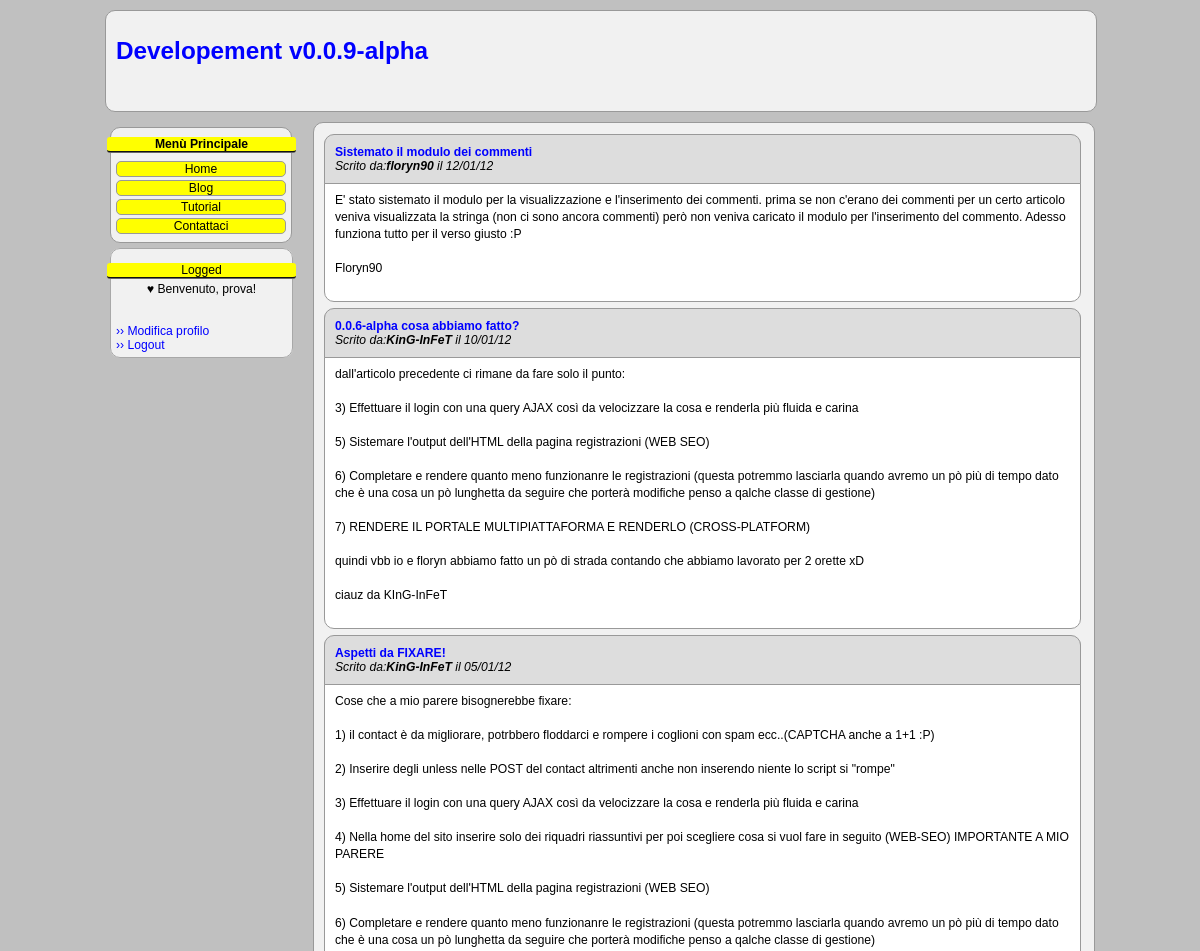
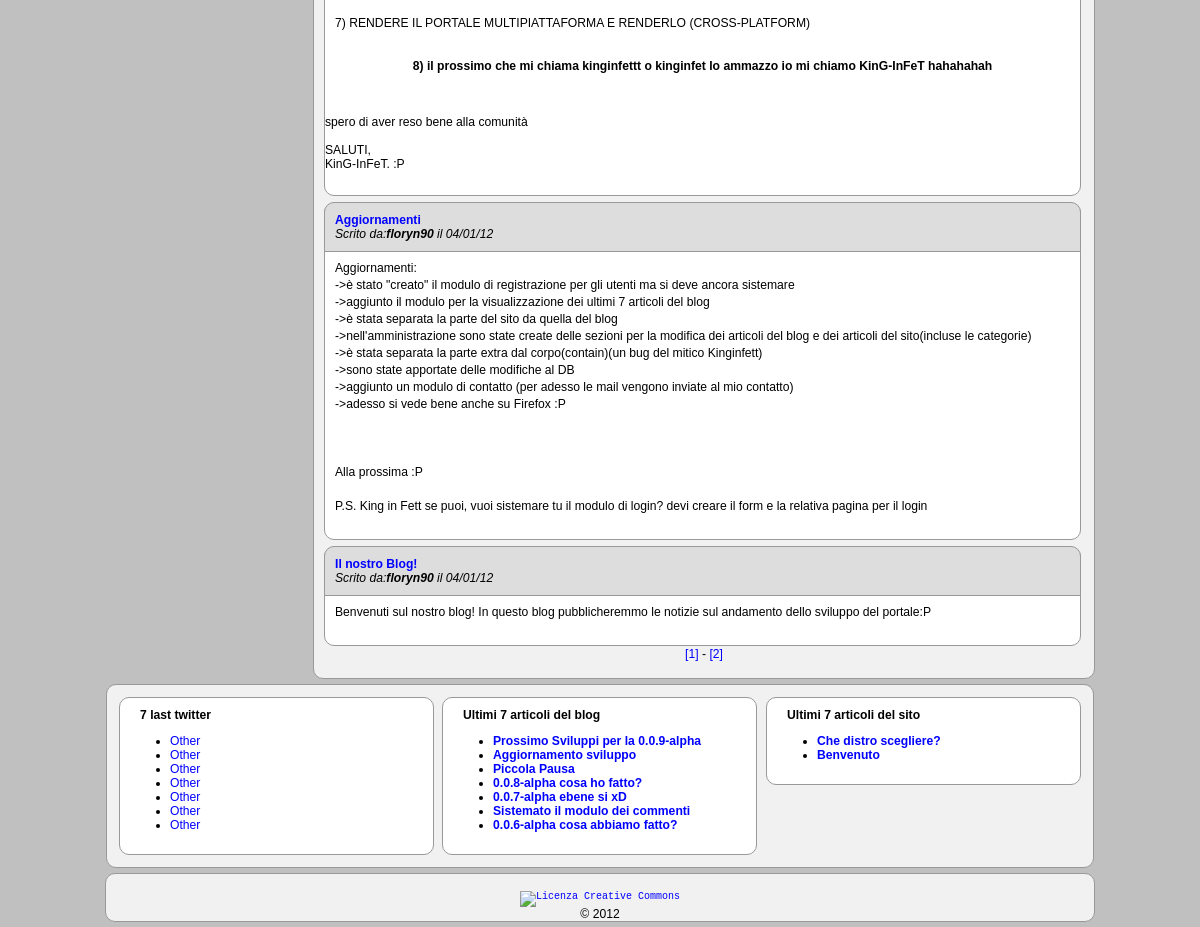
The app's page /index.php?page=blog&pages=2 (signed in) with its own data (2 pictures, top to bottom).
### tables this page shows
CREATE TABLE IF NOT EXISTS `admin_blog` (
  `id` int(11) NOT NULL AUTO_INCREMENT,
  `author` text NOT NULL,
  `title` text NOT NULL,
  `post` text NOT NULL,
  `post_date` text NOT NULL,
  `num_read` int(11) NOT NULL,
  `cat_id` int(11) NOT NULL,
  KEY `id` (`id`)
);

CREATE TABLE IF NOT EXISTS `admin_tutorial` (
  `id` int(11) NOT NULL AUTO_INCREMENT,
  `author` text NOT NULL,
  `title` text NOT NULL,
  `post` text NOT NULL,
  `post_date` text NOT NULL,
  `num_read` int(11) NOT NULL,
  `cat_id` int(11) NOT NULL,
  KEY `id` (`id`)
);

### index.php (called while the page is built, shortened)
<?php
$Template = new Template();
$Template->_TPrint();
?>

### classes/config.php (called while the page is built, shortened)
<?php
$_CONFIG =
array(
    'DB_HOST' => 'localhost',
    'DB_USER' => 'dev123',
    'DB_PASS' => '',
    'DB_NAME' => 'my_dev123'
);
?>

### classes/mysql.class.php (called while the page is built, shortened)
<?php
class MySQL extends Security {
	private $conn   = NULL;
	public function __construct ($db_host, $db_user, $db_pass, $db_name) {
		if (!$this -> conn = @mysql_connect ($db_host, $db_user, $db_pass)) {
			die ("<div class=\"error\">".mysql_error()."</div>");
		}
	}
	public function sendQuery ($query) {
		if (!$this -> result = @mysql_query ($query, $this -> conn)) {
			die ("<div class=\"error\">SQL Error: ".mysql_error()."</div>");
		}else {
			return $this -> result;
		}
	}
}

### classes/Pager.class.php (called while the page is built)
<?php
class Pager  {
    public function getPagerData ($numHits, $limit, $page) {
        $numHits  = (int) $numHits;
        $limit    = max((int) $limit, 1);
        $page     = (int) $page;
        $numPages = ceil($numHits / $limit);
        $page = max($page, 1);
        $page = min($page, $numPages);
        $offset = ($page - 1) * $limit;
        $ret = new stdClass;
        $ret->offset   = $offset;
        $ret->limit    = $limit;
        $ret->numPages = $numPages;
        $ret->page     = $page;
        return $ret;
    }
}
?>

### pages/blog/index.php (the view, shortened to what this page needs)
<?php
include(CLASSES_DIR ."config.php");
include(CLASSES_DIR ."Pager.class.php");
$this->sql  = new MySQL ($_CONFIG['DB_HOST'], $_CONFIG['DB_USER'], $_CONFIG['DB_PASS'], $_CONFIG['DB_NAME']);
if (isset($_GET['pages']) && is_numeric($_GET['pages']) && ((int) $_GET['pages']) > 0 )
    $page = (int) $_GET['pages'];
else
    $page = 1;
$result = $this->sql->sendQuery("SELECT COUNT(*) FROM ".__PREFIX__."blog");
$total  = mysql_result($result, 0, 0);
$pager_l = new Pager();
$pager   = $pager_l->getPagerData($total, _LIMIT_, $page);
$offset  = $pager->offset;
$limit   = $pager->limit;
$this->post = $this->sql->sendQuery("SELECT * FROM ".__PREFIX__."blog ORDER BY id DESC LIMIT ".$offset.", ".$limit);
while($this->article = mysql_fetch_array($this->post)) {
   	print    "\n\t<div id=\"article_top\">"
   	    	. "\n<b> <a href=\"?page=view_article_blog&id=".$this->article['id']."\">".$this->article['title']."</a></b>"
   			. "\n<br /><i>Scrito da:<b>".$this->article['author']."</b> il ".$this->article['post_date']."</i></sfondo>"
   			. "\n\t</div>"
   			. "\n\t<div id=\"article\">"
   			. "<br /><br /><br />"
			. "\n<br /><p>".BBCode($this->article['post'])."</p> <br />"
    		. "\n\t</div>";
}
if($pager->numPages > 0) {
    print "\n<p align=\"center\">";
        for ($i = 1; $i <= $pager->numPages; $i++) {
            if ($i < $pager->numPages)
                print " <a href=\"index.php?page=blog&pages=".$i."\">[".$i."]</a> -";
            else
                print " <a href=\"index.php?page=blog&pages=".$i."\">[".$i."]</a>";
        }
    print "\n</p>";
}
?>

### classes/Template.class.php (shortened to what this page needs)
<?php
class Template extends Login {
	public function __construct () {
    	include(CLASSES_DIR . "config.php");
        include_once(CLASSES_DIR . "mysql.class.php");
		include_once(CLASSES_DIR . "login.class.php");
		$this->sql = new MySQL ($_CONFIG['DB_HOST'], $_CONFIG['DB_USER'], $_CONFIG['DB_PASS'], $_CONFIG['DB_NAME']);
	}
    public function _TPrint() {
        $this->_header();
        $this->_title();
        $this->_content();
        $this->_leftbar();
        $this->_extra();
        $this->_footer();
 }
    public function _header() {
        print "<!DOCTYPE HTML>"
            . "\n<html xmlns=\"http://www.w3.org/1999/xhtml\">"
            . "\n<head>"
            . "\n<title>"._TITLE_SITE_."</title>"
            . "\n<meta http-equiv=\"content-type\" content=\"text/html; charset=UTF-8\" />"
            . "\n<meta name=\"KEYWORDS\" content=\""._KEYWORDS_."\" />"
            . "\n<meta name=\"DESCRIPTION\" content=\""._DESCRIPTION_."\" />"
            . "\n<meta name=\"ROBOTS\" content=\"INDEX, FOLLOW\" />"
            . "\n<meta name=\"REVISIT-AFTER\" content=\"1 DAYS\" />"
            . "\n<meta name=\"RATING\" content=\"GENERAL\" />"
            . "\n<meta name=\"RESOURCE-TYPE\" content=\"DOCUMENT\" />"
            . "\n<meta name=\"DISTRIBUTION\" content=\"GLOBAL\" />"
            . "\n<meta name=\"GENERATOR\" content=\""._GENERATOR_."\" />"
            . "\n<meta name=\"AUTHOR\" content=\""._AUTHOR_."\" />"
            . "\n<meta name=\"COPYRIGHT\" content=\""._COPYRIGHT_."\" />"
            . "\n"
            . "\n"
            . "\n<script type=\"text/javascript\" src=\"js/jquery-1.7.1.js\"></script>"
            . "\n<script type=\"text/javascript\" src=\"js/jquery-ui-1.8.16.js\"></script>"
            . "\n"
            . "\n"
            . "\n<link rel=\"stylesheet\" type=\"text/css\" href=\"css/styles.css\">"
            . "\n"
            . "\n<link rel=\"icon\" href=\"img/favicon.ico\" type=\"image/png\" />"
            . "\n</head>"
            . "\n<body  >"
            . "\n<div id=\"container\">";
    }
    public function _title() {
        print "\n<div id=\"header\">"
            . "\n\t<h1><a href=\"index.php\">"._TITLE_SITE_."</a></h1>"
            . "\n</div>";
    }
    public function _content() {
        print "\n<div id=\"wrapper\">"
            . "\n\t<div id=\"content\">";
        $PLoad = new PageLoader();
        $PLoad->Loader(@$_GET['page']);
	       print "\n\t</div>"
            . "\n</div>";
    }
    public function _leftbar() {
    	print "\n<div id=\"leftbar\">"
    		. "<div id=\"hmenu\">"
            . "\n<center><strong>Men&ugrave; Principale</strong></center>"
            . "</div>";
        print "\n<div id=\"navigation\">"
			. "<br /><br />"
            . "\n<a href=\"index.php\"><li><center>Home</center></li></a>"
            . "\n<a href=\"?page=blog\"><li><center>Blog</center></li></a>"
            . "\n<a href=\"?page=tutorial\"><li><center>Tutorial</center></li></a>"
            . "\n<a href=\"?page=contact\"><li><center>Contattaci</center></li></a>"
            . "\n</div>";
        @$user = empty($_COOKIE['admin_user']) ? $_COOKIE['normal_user'] : $_COOKIE['admin_user'];
        if(@$_COOKIE['admin_user'] || @$_COOKIE['normal_user']){
            print "\n <div id=\"hmenu\"><center>Logged</center></div>"
            	. "\n<fieldset style=\"margin:5px;padding:5px;background-color:#f1f1f1; border:1px solid #A8A8A8;\">"
	    		. "\n   <br /><br /><center>&hearts; Benvenuto, ".htmlspecialchars($user)."!</center><br />";
				print "\n<br /><a href=\"./index.php?page=gestione_user&token=".$_SESSION['token']."\">&rsaquo;&rsaquo; Modifica profilo</a>"
	    		. "\n<br /><a href=\"./index.php?page=logout&token=".$_SESSION['token']."\">&rsaquo;&rsaquo; Logout</a>"
	    		. "\n </fieldset>";
		}
	    else
            $this->form_login(@$_REQUEST['user'], @$_REQUEST['pass']);
    	print "\n</div>"
    		. "\n</div>";
}
    public function _extra() {
        print "\n<div id=\"extra\">"
            . "\n   <div id=\"twitter\">"
            . "\n   <p><strong>7 last twitter</strong></p>"
            . "\n       <ul>"
            . "\n           <li><a href=\"#\">Other</a></li>"
            . "\n             <li><a href=\"#\">Other</a></li>"
            . "\n             <li><a href=\"#\">Other</a></li>"
            . "\n             <li><a href=\"#\">Other</a></li>"
            . "\n             <li><a href=\"#\">Other</a></li>"
            . "\n             <li><a href=\"#\">Other</a></li>"
            . "\n             <li><a href=\"#\">Other</a></li>"
            . "\n   </ul>"
            . "\n   </div>"
	        . "\n   "
            . "\n   <div id=\"last_topic_forum\">"
            . "\n   <p><strong>Ultimi 7 articoli del blog</strong></p>"
	        . "\n       <ul>";
	        $this->post = $this->sql->sendQuery("SELECT * FROM ".__PREFIX__."blog ORDER BY id DESC");
			$i = 0;
            while(($this->article = mysql_fetch_array($this->post)) && $i < 7) {
    	     	print "\n<li><a href=\"?page=view_article_blog&id=".$this->article['id']."\"><b>".$this->article['title']."</b></a></li>";
	            $i++;
			}
            print "\n   </ul>"
                . "\n   </div>"
	            . "\n   "
    	        . "\n   <div id=\"last_news\">"
            	. "\n   <p><strong>Ultimi 7 articoli del sito</strong></p>"
	            . "\n       <ul>";
	        $this->post = $this->sql->sendQuery("SELECT * FROM ".__PREFIX__."tutorial ORDER BY id DESC");
	        $j = 0;
            while(($this->article = mysql_fetch_array($this->post)) && $j < 7) {
    	     	print "\n<li text-align=\"left\"><a href=\"?page=view_article_tutorial&id=".$this->article['id']."\"><b>".$this->article['title']."</b></a></li>";
				$j++;
			}
            print "\n   </ul>"
            	. "\n   </div>"
            	. "\n </div>";
    }
    public function _footer() {
        print "\n\t<div id=\"footer\">"
            . "\n\t\t<br /><a rel=\"license\" href=\"http://creativecommons.org/licenses/by-nc-sa/3.0/\"><img alt=\"Licenza Creative Commons\" style=\"border-width:0\" src=\"http://i.creativecommons.org/l/by-nc-sa/3.0/88x31.png\" /></a><br />"
            . "\n\t&copy; ".date("Y")
            . "\n<br />"
            . "\n\t</div>"
            . "\n</body>"
            . "\n</html>";
    }
}
?>

### classes/BBCode.class.php
<?php
	function BBCode($text) {
		$text = str_replace("\n","<br />",$text);
		$text = str_replace("&egrave;","è",$text);
		$text = str_replace("&agrave;","à",$text);
		$text = str_replace("&quot;","\"",$text);
		$text = str_replace("&ugrave;","ù",$text);
		$text = str_replace("&Igrave;","ì",$text);
		$text = str_replace("&nbsp;"," ",$text);
		$text = str_replace("&euro;","€",$text);
		$text = str_replace(":)", "<img alt=\":)\" src=\"img/01.jpg\">", $text);
		$text = str_replace(":D", "<img alt=\":D\" src=\"img/02.jpg\">", $text);
		$text = str_replace(";)", "<img alt=\";)\" src=\"img/03.jpg\" >", $text);
		$text = str_replace("^_^", "<img alt=\"^_^\" src=\"img/04.gif\">", $text);
		$text = str_replace(":(", "<img alt=\":(\" src=\"img/06.gif\">", $text);
		$text = str_replace("<<bira>>", "<img alt=\"bira\" src=\"img/bira.gif\">", $text);
		$text = str_replace("<<king>>", "<img alt=\"king\" src=\"img/king.gif\">", $text);
		$text = str_replace("<<figo>>", "<img alt=\"figo\" src=\"img/figo.gif\">", $text);
		$text = str_replace("[img]", "<img src=\"", $text);
		$text = str_replace("[/img]", "\">", $text);
		$text = str_replace("[b]", "<b>", $text);
		$text = str_replace("[/b]", "</b>", $text);
		$text = str_replace("[i]", "<i>", $text);
		$text = str_replace("[/i]", "</i>", $text);
		$text = str_replace("[u]", "<u>", $text);
		$text = str_replace("[/u]", "</u>", $text);
		$text = str_replace("[center]", "<center>", $text);
		$text = str_replace("[/center]", "</center>", $text);
 		$search  = array(
 					"/\\[url\\](.*?)\\[\\/url\\]/is",
 					"/\\[url\\=(.*?)\\](.*?)\\[\\/url\\]/is",
 					"/\\[youtube\\](.*?)\\[\\/youtube\\]/is"
 				);
    	$replace = array(
    				"<a target=\"_blank\" href=\"$1\">$1</a>",
    				"<a target=\"_blank\" href=\"$1\">$2</a>",
    				"<br /><iframe title=\"YouTube video player\" width=\"480\" height=\"390\" src=\"http://www.youtube.com/embed/$1\" frameborder=\"0\" allowfullscreen></iframe>"
				);
 		$text = preg_replace ($search, $replace, $text);
		return $text;
	}
?>

### css/styles.css (style rules this page uses)
html, body { margin : 0; padding : 0; }
body { font : 76% arial, sans-serif; background-color: #c0c0c0; }
p { margin : 0 10px 10px; }
a { text-decoration : none; color : blue; margin-bottom: 5px; }
a:link, a:active { text-decoration:none; color:blue; }
#article_top { background-color: #DDD; color:black; width:735px; border: 1px solid #999; border-radius:10px 10px 0px 0px; -moz-border-radius: 10px 10px 0px 0px; -webkit-border-radius: 10px 10px 0px 0px; padding:10px; position:absolute; margin-top:6px; margin-left:5px; margin-right:5px; }
#header { border : 1px solid #999; border-radius:10px; -moz-border-radius: 10px; -webkit-border-radius: 10px; width : 99%; margin : 5px; background-color: #f1f1f1; height:100px; }
#header h1 { height : 80px; line-height : 80px; margin : 0; padding-left : 10px; }
#content p { line-height : 1.4; }
#navigation li { list-style-type:none; color:black; margin-bottom: 3px; background-color:yellow; border:1px solid #999; border-radius:5px; -moz-border-radius: 5px; -webkit-border-radius: 5px; }
#footer { border : 1px solid #999; border-radius:10px; -moz-border-radius: 10px; -webkit-border-radius: 10px; margin : 5px auto 5px auto; width : 988px; text-align : center; background-color: #f1f1f1; }
#footer a { font-size: 10px; font-family: monospace; }
#container { width : 1000px; margin : 10px auto; text-align : left; }
#content { border : 1px solid #999; border-radius:10px; -moz-border-radius: 10px; -webkit-border-radius: 10px; float : right; width : 770px; margin : 5px 5px 5px 0px; padding: 5px; background-color:#f1f1f1; }
fieldset { border: 1px solid black; border-radius:10px; -mox-border-radius:10px; -webkit-border-radius:10px; margin:5px 0px; padding:2px; background-color: #f1f1f1; }
fieldset a:link { color:blue; text-decoration:none; }
#article { border: 1px solid #999; border-radius:10px; -mox-border-radius:10px; -webkit-border-radius:10px; margin-top:7px; margin-left:5px; margin-right:5px; width:755px; background-color: white; }
#leftbar { border:0px solid #999; float:left; width:193px; margin:5px 0px 5px 5px; border-radius:10px; -moz-border-radius: 10px; -webkit-border-radius: 10px; }
#hmenu { width:189px; margin-top:15px; margin-left:2px; background-color:yellow; position:absolute; border-bottom:2px groove #666; border-radius:3px; }
#navigation { border : 1px solid #999; border-radius:10px; -moz-border-radius: 10px; -webkit-border-radius: 10px; width : 170px; text-decoration:none; padding:5px; margin:5px; background-color: #f1f1f1; }
#extra ul { text-align:left; }
#extra { border : 1px solid #999; border-radius:10px; -moz-border-radius: 10px; -webkit-border-radius: 10px; background-color: #f1f1f1; margin: 5px auto; width : 970px; overflow: hidden; padding: 8px; }
#twitter { border : 1px solid #999; border-radius:10px; -moz-border-radius: 10px; -webkit-border-radius: 10px; margin : 4px; width : 293px; float: left; display: inline; padding: 10px; text-align: left; background-color: white; }
#last_topic_forum { border : 1px solid #999; border-radius:10px; -moz-border-radius: 10px; -webkit-border-radius: 10px; margin: 4px; width : 293px; float: left; display: inline; padding: 10px; text-align: left; background-color: white; }
#last_news { border : 1px solid #999; border-radius:10px; -moz-border-radius: 10px; -webkit-border-radius: 10px; margin : 4px; width : 293px; float: right; display: inline; padding: 10px; text-align: left; background-color: white; }

### records on screen
admin_blog: title "Sistemato il modulo dei commenti", author "floryn90", post_date "12/01/12", post "E' stato sistemato il modulo per la visualizzazione e l'inserimento dei commenti. prima se non c'erano dei commenti per un certo articolo veniva visualizzata la stringa (non ci sono ancora commenti) però non veniva caricato il modulo per l'inserimento del commento. Adesso funziona tutto per il verso giusto :P Floryn90"
admin_blog: title "0.0.6-alpha cosa abbiamo fatto?", author "KinG-InFeT", post_date "10/01/12", post "dall'articolo precedente ci rimane da fare solo il punto: 3) Effettuare il login con una query AJAX così da velocizzare la cosa e renderla più fluida e carina 5) Sistemare l'output dell'HTML della pagina registrazioni (WEB SEO) 6) Completare e rendere quanto meno funzionanre le registrazioni (questa potremmo lasciarla quando avremo un pò più di tempo dato che è una cosa un pò lunghetta da seguire che porterà modifiche penso a qalche classe di gestione) 7) RENDERE IL PORTALE MULTIPIATTAFORMA E RENDERLO (CROSS-PLATFORM) quindi vbb io e floryn abbiamo fatto un pò di strada contando che abbiamo lavorato per 2 orette xD ciauz da KInG-InFeT"
admin_blog: title "Aspetti da FIXARE!", author "KinG-InFeT", post_date "05/01/12", post "Cose che a mio parere bisognerebbe fixare: 1) il contact è da migliorare, potrbbero floddarci e rompere i coglioni con spam ecc..(CAPTCHA anche a 1+1 :P) 2) Inserire degli unless nelle POST del contact altrimenti anche non inserendo niente lo script si \"rompe\" 3) Effettuare il login con una query AJAX così da velocizzare la cosa e renderla più fluida e carina 4) Nella home del sito inserire solo dei riquadri riassuntivi per poi scegliere cosa si vuol fare in seguito (WEB-SEO) IMPORTANTE A MIO PARERE 5) Sistemare l'output dell'HTML della pagina registrazioni (WEB SEO) 6) Completare e rendere quanto meno funzionanre le registrazioni (questa potremmo lasciarla quando avremo un pò più di tempo…"
admin_blog: title "Aggiornamenti", author "floryn90", post_date "04/01/12", post "Aggiornamenti: ->è stato \"creato\" il modulo di registrazione per gli utenti ma si deve ancora sistemare ->aggiunto il modulo per la visualizzazione dei ultimi 7 articoli del blog ->è stata separata la parte del sito da quella del blog ->nell'amministrazione sono state create delle sezioni per la modifica dei articoli del blog e dei articoli del sito(incluse le categorie) ->è stata separata la parte extra dal corpo(contain)(un bug del mitico Kinginfett) ->sono state apportate delle modifiche al DB ->aggiunto un modulo di contatto (per adesso le mail vengono inviate al mio contatto) ->adesso si vede bene anche su Firefox :P Alla prossima :P P.S. King in Fett se puoi, vuoi sistemare tu il…"
admin_blog: title "Il nostro Blog!", author "floryn90", post_date "04/01/12", post "Benvenuti sul nostro blog! In questo blog pubblicheremmo le notizie sul andamento dello sviluppo del portale:P"
admin_blog: title "Prossimo Sviluppi per la 0.0.9-alpha"
admin_blog: title "Aggiornamento sviluppo"
admin_blog: title "Piccola Pausa"
admin_blog: title "0.0.8-alpha cosa ho fatto?"
admin_blog: title "0.0.7-alpha ebene si xD"
admin_tutorial: title "Che distro scegliere?"
admin_tutorial: title "Benvenuto"

### other values on screen
_TITLE_SITE_ "Developement v0.0.9-alpha"
$user "prova"
